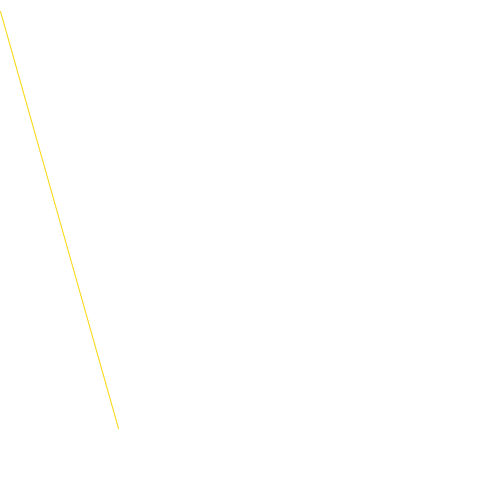
Frame 1 (no input)
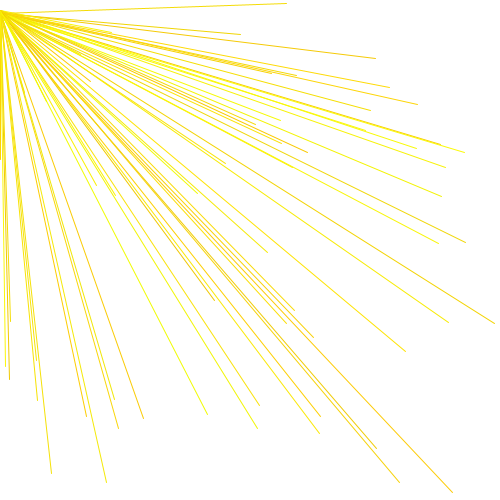
Frame 60 (the mouse pressed at the canvas centre just before this capture)
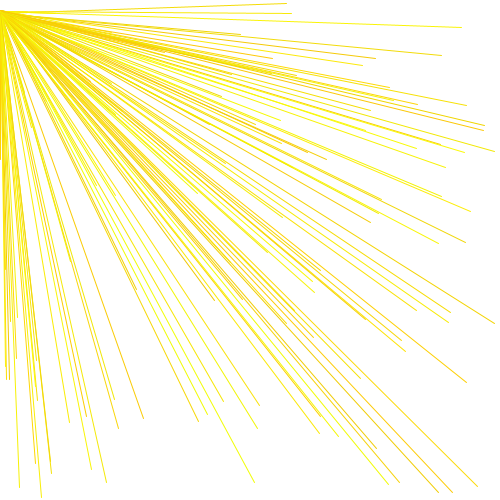
Frame 120 (the mouse held since frame 60 and released just before this capture)

The Processing sketch that drew these frames (run headless with seeded random() and noise(); from frame 60 on, the mouse is pressed at the canvas centre):

// Processing sketch: tiaozong_sun
// ── tiaozong_sun.pde
void setup(){

  size(500,500);
  background(255);
}
  
void draw(){
  stroke( random(240,255),random(200,255),random(0,10)   );
  line(random(0,500),random(0,500),0,random(0,4)+10);
  

}
